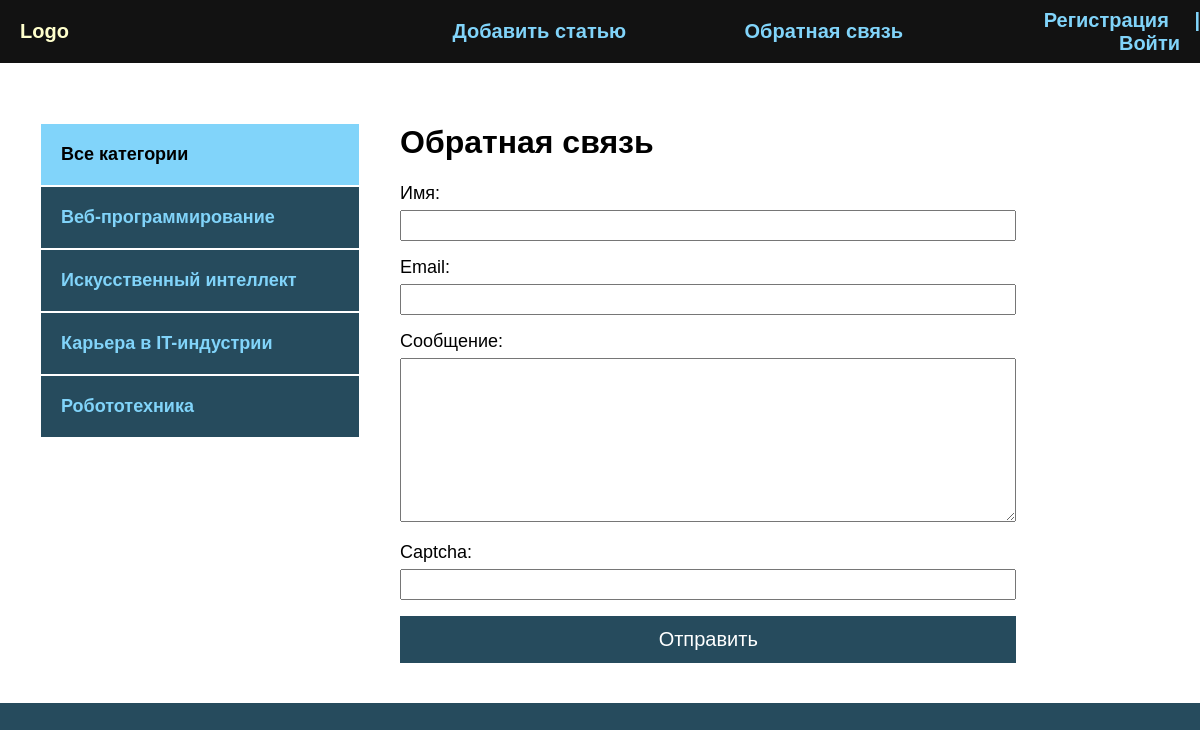
Page /contact/ on the committed database.
### blog/models.py (models this page shows, shortened)
class Category(models.Model):
    name = models.CharField(max_length=100, db_index=True, verbose_name='Категория')
    slug = models.SlugField(max_length=100, unique=True, db_index=True, verbose_name='URL')
    def get_absolute_url(self):
        return reverse('category', kwargs={'cat_slug': self.slug})
    class Meta:
        verbose_name = 'Категория'
        verbose_name_plural = 'Категории'

### blog/views.py (the view, shortened to what this page needs)
# urls.py: path('contact/', ContactFormView.as_view(), name='contact')
class ContactFormView(DataMixin, FormView):
    form_class = ContactForm
    template_name = 'blog/contact.html'
    success_url = reverse_lazy('index')
    def get_context_data(self, *, object_list=None, **kwargs):
        context = super().get_context_data(**kwargs)
        c_def = self.get_user_context(title='Обратная связь')
        return dict(list(context.items()) + list(c_def.items()))

### blog/forms.py
class ContactForm(forms.Form):
    name = forms.CharField(label='Имя', max_length=255)
    email = forms.EmailField(label='Email')
    content = forms.CharField(label='Сообщение', widget=forms.Textarea(attrs={'cols': 60, 'rows': 10}))
    captcha = CaptchaField()

### blog/utils.py (called while the page is built)
    def get_user_context(self, **kwargs):
        context = kwargs
        cats = Category.objects.annotate(Count('blog'))
        user_menu = menu.copy()
        if not self.request.user.is_authenticated:
            user_menu.pop(0)
        context['menu'] = menu
        context['cats'] = cats
        if 'cat_selected' not in context:
            context['cat_selected'] = 0
        return context

### blog/templates/blog/contact.html (shortened to what this page needs)
{% extends 'blog/base.html' %}
{% block content %}
<h1>{{ title }}</h1>
<form method="post">
    {{ form.as_p }}
    <button>Отправить</button>
</form>
{% endblock %}

### blog/templates/blog/base.html (shortened to what this page needs)
{% load static %}
{% load blog_tags %}
<!DOCTYPE html>
<html lang="en">
<head>
    <link rel="stylesheet" href="{% static 'css/style.css' %}">
</head>
<body>
    <div class="header">
        <div class="wrap">
            <ul class="mainmenu">
                <li class="logo"><a href="{% url 'index' %}">Logo</a></li>
                {% for m in menu %}
                <li class="last"><a href="{% url m.url_name %}">{{ m.title }}</a></li>
                {% endfor %}
                    {% if request.user.is_authenticated %}
                    <li class="last">{{ user.username }} |<a href="{% url 'logout' %}">Выйти</a></li>
                    {% else %}
                    <li class="last">
                        <a href="{% url 'register' %}">Регистрация</a> |
                        <a href="{% url 'login' %}">Войти</a>
                    </li>
                    {% endif %}
            </ul>
        </div>
    </div>
   <div class="content">
        <div class="wrap">
            <div class="sidebar">
                <ul>
                    {% if cat_selected == 0 %}
                    <li class="selected">Все категории</li>
                    {% else %}
                    <li><a href="{% url 'index' %}">Все категории</a></li>
                    {% endif %}
                    {% for c in cats %}
                        {% if c.blog__count > 0 %}
                            {% if c.pk == cat_selected %}
                                <li class="selected">{{ c.name }}</li>
                            {% else %}
                                <li><a href="{{ c.get_absolute_url }}">{{ c.name }}</a></li>
                            {% endif %}
                        {% endif %}
                    {% endfor %}
                </ul>
            </div>
            <div class="main">
            {% block content %}
            {% endblock %}
        </div>
    </div>
</body>
</html>

### blog/static/css/style.css (style rules this page uses)
body { padding: 0; margin: 0; background: #264b5d; font-family: Verdana, Geneva, Tahoma, sans-serif; }
.wrap { max-width: 1200px; margin: 0 auto; }
.content .wrap { background: #FFF; padding: 40px; box-sizing: border-box; display: flex; }
ul { list-style: none; margin: 0; padding: 0; }
a { color: #81d4fa; text-decoration: none; padding: 20px; display: block; }
.mainmenu { display: flex; align-items: center; font-size: 20px; font-weight: bold; justify-content: space-between; }
.header { background: #121212; }
.logo { flex-basis: 40%; }
.last { flex-basis: 30%; text-align: right; color: #81d4fa; }
.sidebar ul { width: 320px; margin-right: 40px; margin-top: 20px; }
.sidebar a { padding: 20px; display: block; border: 1px solid #FFF; background: #264b5d; font-weight: bold; font-size: 18px; }
.selected { font-size: 18px; padding: 20px; border: 1px solid #FFF; font-weight: bold; background: #81d4fa; }
button { background: #81d4fa; border: 2px solid #264b5d; width: 100%; padding: 10px; font-size: 20px; cursor: pointer; }
label { font-size: 18px; }
input, textarea { width: 100%; margin-top: 6px; padding: 6px; box-sizing: border-box; }
button { background: #264b5d; color: white; padding: 10px 40px; font-size: 20px; }
.last a { display: inline; }

### rows in the picture
Category: name "Веб-программирование"
Category: name "Искусственный интеллект"
Category: name "Карьера в IT-индустрии"
Category: name "Робототехника"

### other values in the picture
{{ m.title }} "Добавить статью" "Обратная связь"
{{ title }} "Обратная связь"
